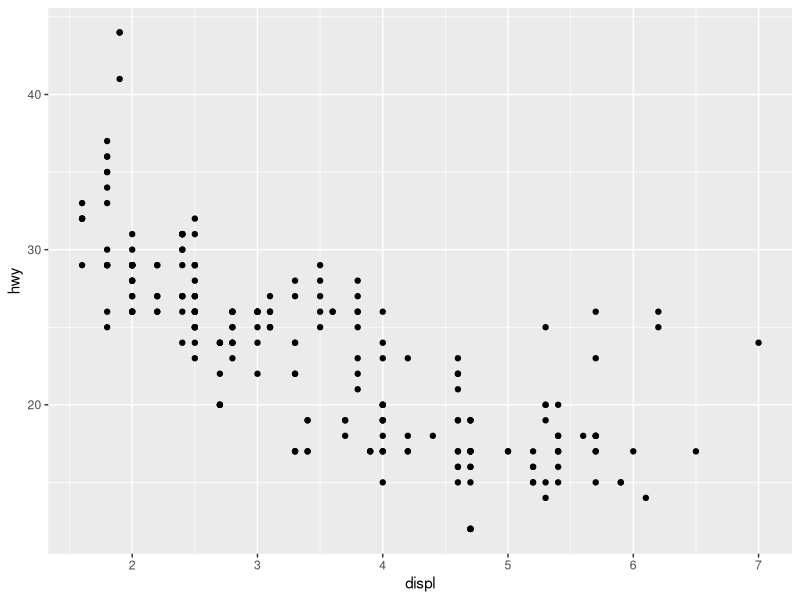
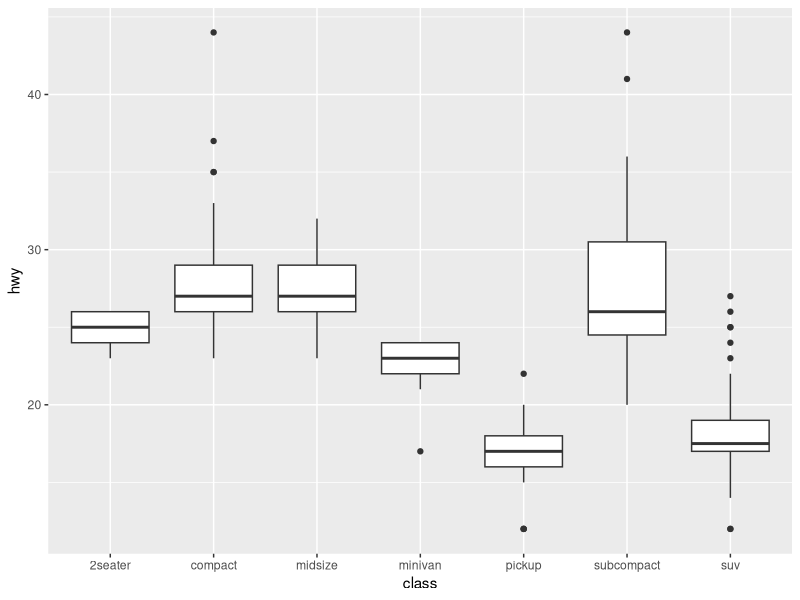
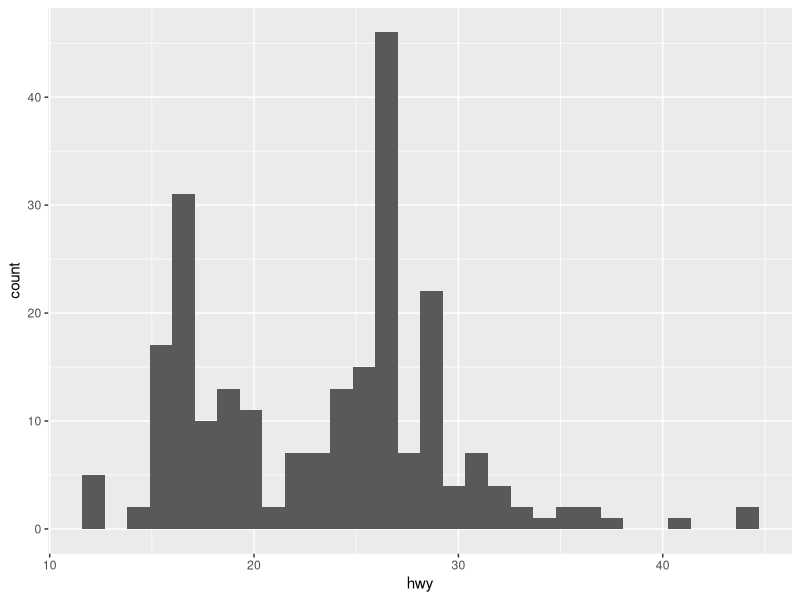
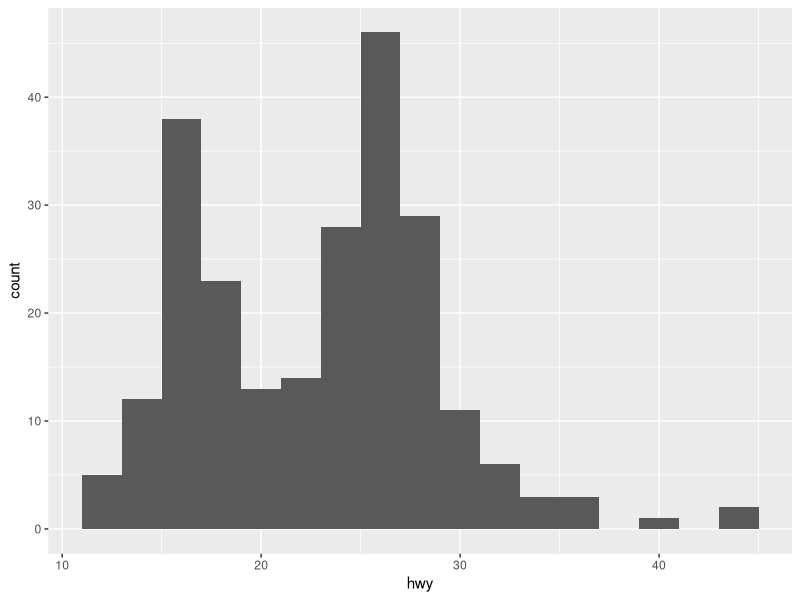
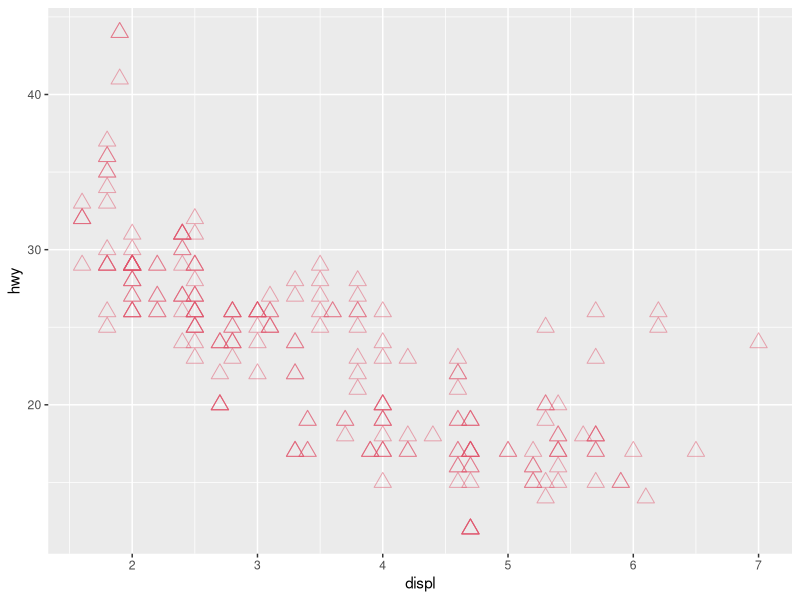
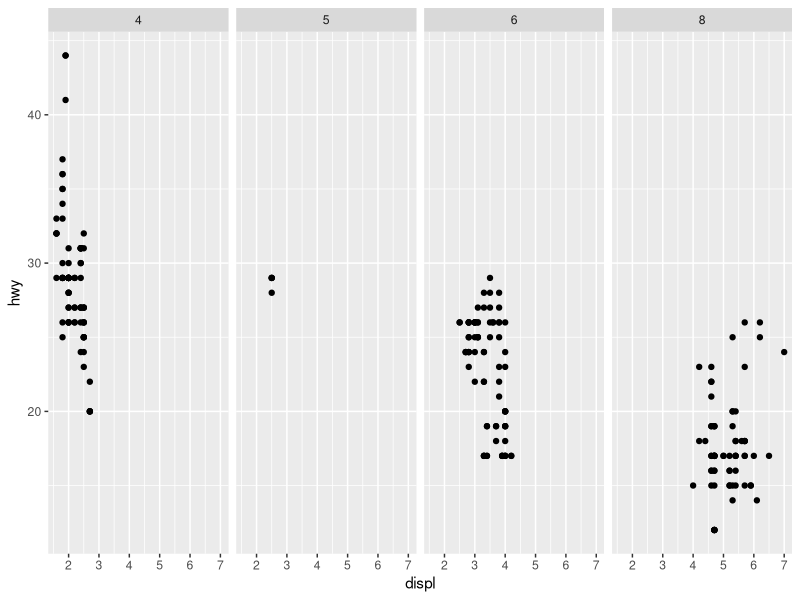
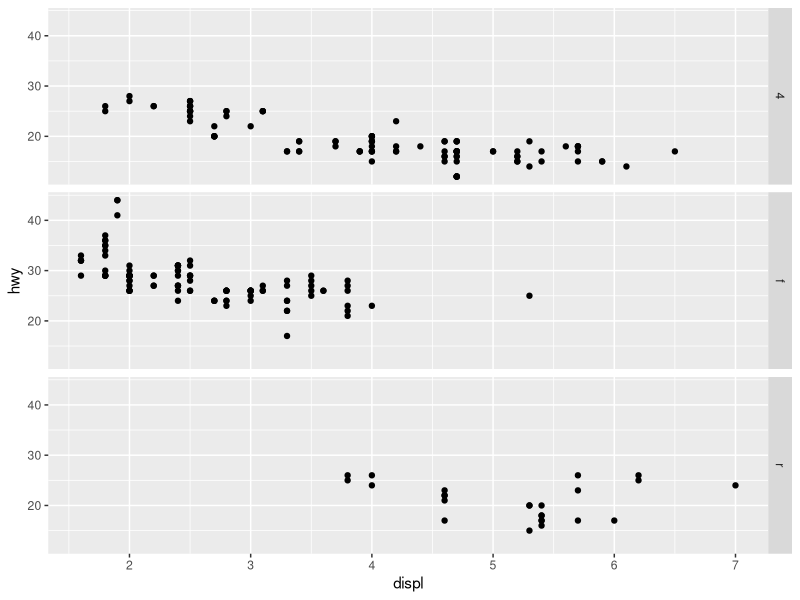
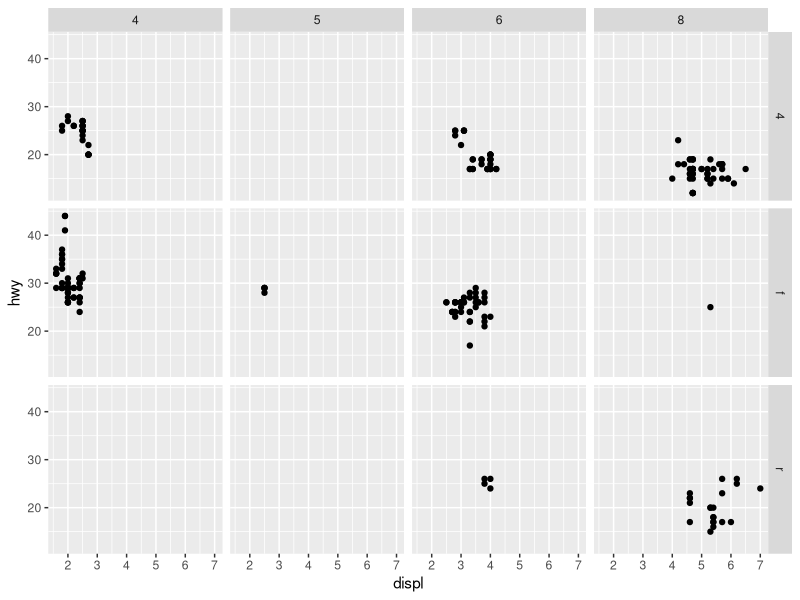

The R script that drew these images, in order:
## ---- chunk 1
#| label: setup1
#| include: false
library(rlang)


## ---- chunk 2
#| label: setup2
#| include: false
library(tidyverse)

## ---- chunk 3
#| label: loading data
head(mpg)
## ---- chunk 4
#| label: Creating ggplot graph
ggplot(data=mpg) +
  geom_point(mapping = aes(x = displ, y = hwy))
# Don't need to always put 'mapping =' when doing the code, R will understand.
## ---- chunk 5
#| label: ggplot boxplot
ggplot(data = mpg) +
  geom_boxplot(mapping = aes(x = class, y = hwy))
## ---- chunk 6
#| label: ggplot2 Histogram
ggplot(data = mpg) +
  geom_histogram(mapping = aes(x = hwy))
## ---- chunk 7
#| label: changing bin units
ggplot(data = mpg) +
  geom_histogram(binwidth = 2, mapping = aes(x = hwy))


## ---- chunk 8
#| label: Adding color, size, alpha and shape to hist.
ggplot(data = mpg) +
  geom_point(mapping = aes(x = displ, y = hwy), color = 2, size = 4, alpha = 0.5, shape = 2)
## ---- chunk 9
#| label: Difference between facet grid and wrap
# Makes a plot that the commands below will modify
q <- ggplot(mpg) + geom_point(aes(x = displ, y = hwy))

q + facet_grid(. ~ cyl)
q + facet_grid(drv ~ .)
q + facet_grid(drv ~ cyl)
q + facet_wrap(~ class)
## ---- chunk 10
#| label: Bar Chart
ggplot(data = mpg) +
  geom_bar(mapping = aes(x = class, color = class))
## ---- chunk 11
ggplot(mpg) + 
  geom_point(aes(displ, hwy)) +
  geom_smooth(aes(displ, hwy)) 
#  ggsave("example.jpg")
